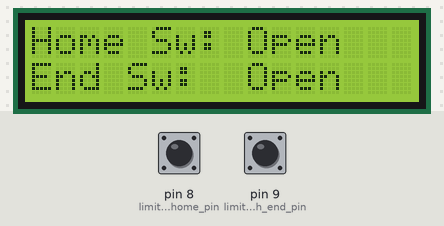
A sketch run on a simulated Arduino Uno, built with avr-gcc and run on an emulated ATmega328P. Shown: 16×2 character LCD. The test bench sets the inputs (shaded band); at power-on: pin 8 (limit_switch_home_pin) HIGH, pin 9 (limit_switch_end_pin) HIGH.

Above: at 2.7 s.
2.8 s: pin 8 (limit_switch_home_pin) pulled LOW for 0.15 s
At 2.98 s:
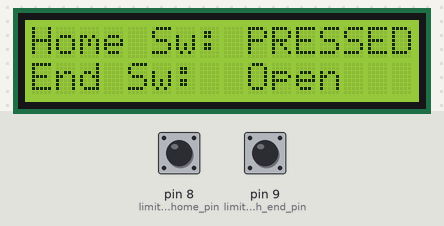
4.5 s: pin 9 (limit_switch_end_pin) pulled LOW for 0.15 s
At 4.69 s:
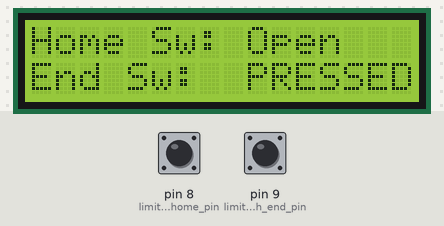
6.2 s: pin 9 (limit_switch_end_pin) pulled LOW for 3.2 s
10.9 s: pin 8 (limit_switch_home_pin) pulled LOW for 3.2 s
At 12.3 s:
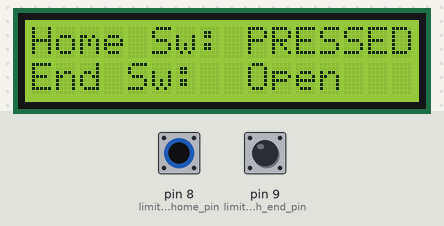
15.6 s: pin 8 (limit_switch_home_pin) driven LOW and pin 9 (limit_switch_end_pin) driven LOW
At 16.4 s:
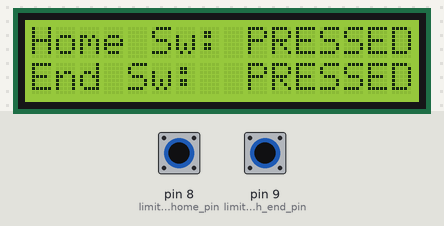
Timing chart, 0 to 18.2 s (numbered marks = the images above; inputs shaded):
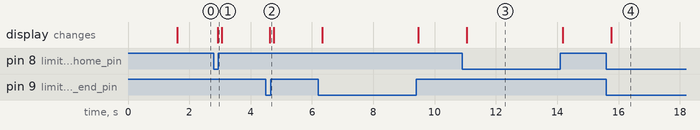

The sketch:

Step_3_Limit_Switch_Test.ino
```cpp
// Gemini 3.1 Pro created tester code for individual components from the code I (with partial assistance from Gemini) wrote for the entire system.

#include <Wire.h>
#include <hd44780.h>
#include <hd44780ioClass/hd44780_I2Cexp.h>

// LCD I2C pins
const int SDA_pin = A4;
const int SCL_pin = A5;

// Limit switch pins
const int limit_switch_home_pin = 8;
const int limit_switch_end_pin = 9;

hd44780_I2Cexp lcd;

const int LCD_COLS = 16;
const int LCD_ROWS = 2;

void setup() {
  int status = lcd.begin(LCD_COLS, LCD_ROWS);
  if(status) {
    while(1);
  }

  // Initialize the limit switch pins exactly as they are in your main code
  pinMode(limit_switch_home_pin, INPUT_PULLUP);
  pinMode(limit_switch_end_pin, INPUT_PULLUP);

  lcd.backlight();
  lcd.setCursor(0, 0);
  lcd.print("Testing Switches");
  delay(1500);
  lcd.clear();
}

void loop() {
  // Read the switches. Remember: INPUT_PULLUP means LOW = Pressed, HIGH = Not Pressed
  int home_state = digitalRead(limit_switch_home_pin);
  int end_state = digitalRead(limit_switch_end_pin);

  // --- UI Update ---

  // Row 0: Home Switch Status
  lcd.setCursor(0, 0);
  if (home_state == LOW) {
    lcd.print("Home Sw: PRESSED");
  } else {
    lcd.print("Home Sw: Open   "); // Spaces clear leftover characters
  }

  // Row 1: End Switch Status
  lcd.setCursor(0, 1);
  if (end_state == LOW) {
    lcd.print("End Sw:  PRESSED");
  } else {
    lcd.print("End Sw:  Open   ");
  }

  // Small delay to prevent the LCD from flickering
  delay(100);
}
```

Measured:
- after the input at 2.8 s, the display: changes after 0.12 s (image 1)
- after the input at 4.5 s, the display: changes after 0.13 s (image 2)
- after the input at 10.9 s, the display: changes after 0.14 s (image 3)
- after the input at 15.6 s, the display: changes after 0.16 s (image 4)
